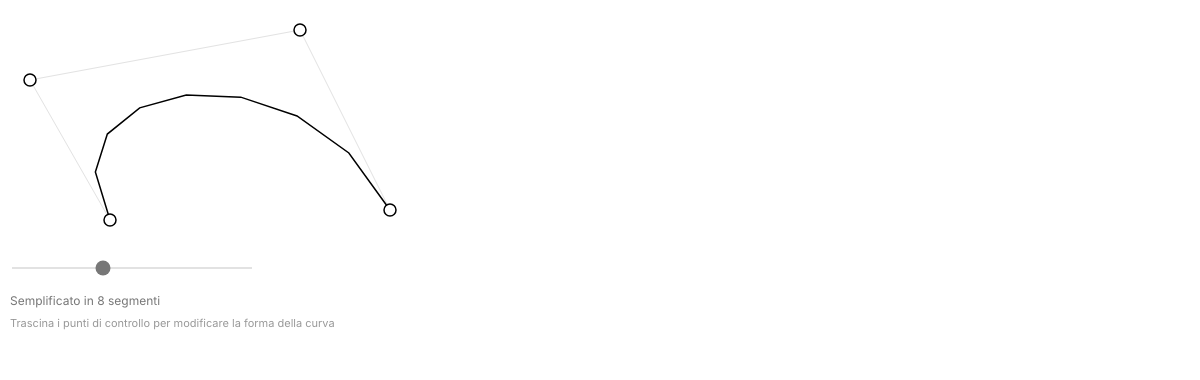
Frame 1 (no input)
Frame 60 (no input): identical to frame 1, image omitted
Frame 120 (the mouse pressed at the canvas centre since frame 60): identical to frame 1, image omitted

The p5.js sketch that drew this single still picture (run headless with seeded random() and noise() and a simulated clock; from frame 60 on, the mouse is pressed at the canvas centre):

// p5.js sketch
// ── sketch.js
// ============================================
// Bezier Curve Flattening
// p5.js version — Stile e layout coordinati
// Testi posizionati sotto al grafico
// ============================================

let points = [];
let selectedPoint = null;

let stepsSlider;
const curveType = "cubic"; // Sottoinsieme nativo impostato su "cubic"

let scaleFactor = 1;
const GRAPHIC_HEIGHT = 250; // Altezza dedicata all'area di disegno della curva

// ============================================
// SETUP
// ============================================

function setup() {
  let canvasWidth = windowWidth;
  scaleFactor = canvasWidth / 1800;
  if (scaleFactor < 0.5) scaleFactor = 0.5;

  // Altezza calibrata a 380 per ospitare i testi sotto allo slider
  createCanvas(canvasWidth, 380);

  // Curva originale ricollocata dentro la safe zone verticale
  if (curveType === "quadratic") {
    points = [
      createVector(70, GRAPHIC_HEIGHT - 30),
      createVector(250, 50),
      createVector(430, GRAPHIC_HEIGHT - 30)
    ];
  } else {
    points = [
      createVector(110, GRAPHIC_HEIGHT - 30),
      createVector(30, 80),
      createVector(300, 30),
      createVector(390, GRAPHIC_HEIGHT - 40)
    ];
  }

  // Slider segmenti (Stile minimale coordinato)
  stepsSlider = createSlider(1, 20, curveType === "quadratic" ? 4 : 8);
  stepsSlider.position(10, GRAPHIC_HEIGHT + 15);
  stepsSlider.style("width", "240px");
  stepsSlider.style("-webkit-appearance", "none");
  stepsSlider.style("appearance", "none");
  stepsSlider.style("height", "2px"); 
  stepsSlider.style("background", "#e2e2e2"); 
  stepsSlider.style("outline", "none");
  stepsSlider.style("accent-color", "#777777"); 

  textFont("Inter", "sans-serif");
}

// ============================================
// TEXT SAFE (Funzione di stile coordinato)
// ============================================

function drawTextSafe(str, x, y, size, isInstruction = false) {
  push();
  noStroke();
  if (isInstruction) {
    fill(153); // Grigio #999999 per indicazioni secondarie
  } else {
    fill(119); // Grigio #777777 per dati e stringhe principali
  }
  textStyle(NORMAL); 
  textAlign(LEFT);   
  textSize(size);
  text(str, x, y);
  pop();
}

// ============================================
// DRAW
// ============================================

function draw() {
  background(255);

  const steps = stepsSlider.value();
  const labelSize = max(12, 13 * scaleFactor);

  // Calcolo delle posizioni verticali del testo sotto allo slider
  const mainTextY = GRAPHIC_HEIGHT + 55;
  const hintTextY = GRAPHIC_HEIGHT + 77;

  // ----------------------------------------
  // skeleton
  // ----------------------------------------
  drawSkeleton();

  // ----------------------------------------
  // flattened polygon
  // ----------------------------------------
  stroke(0);
  strokeWeight(1.5);
  noFill();

  beginShape();
  for (let i = 0; i <= steps; i++) {
    const t = i / steps;

    let p;
    if (curveType === "quadratic") {
      p = getQuadraticPoint(t);
    } else {
      p = getCubicPoint(t);
    }

    vertex(p.x, p.y);
  }
  endShape();

  // ----------------------------------------
  // control points
  // ----------------------------------------
  drawControlPoints();

  // ----------------------------------------
  // Label formatted (SPOSTATI SOTTO AL GRAFICO)
  // ----------------------------------------
  let infoString = `Semplificato in ${steps} segmenti`;
  drawTextSafe(infoString, 10, mainTextY, labelSize, false);

  let hintString = "Trascina i punti di controllo per modificare la forma della curva";
  drawTextSafe(hintString, 10, hintTextY, labelSize - 1, true);
}

// ============================================
// DRAW SKELETON
// ============================================

function drawSkeleton() {
  stroke(226); // Grigio chiaro #e2e2e2 coerente
  strokeWeight(1);
  noFill();

  beginShape();
  for (let p of points) {
    vertex(p.x, p.y);
  }
  endShape();
}

// ============================================
// DRAW CONTROL POINTS
// ============================================

function drawControlPoints() {
  stroke(0);
  strokeWeight(1.5);
  fill(255);

  for (let p of points) {
    circle(p.x, p.y, 12);
  }
}

// ============================================
// QUADRATIC POINT
// ============================================

function getQuadraticPoint(t) {
  const p0 = points[0];
  const p1 = points[1];
  const p2 = points[2];

  const mt = 1 - t;

  const x =
    mt * mt * p0.x +
    2 * mt * t * p1.x +
    t * t * p2.x;

  const y =
    mt * mt * p0.y +
    2 * mt * t * p1.y +
    t * t * p2.y;

  return createVector(x, y);
}

// ============================================
// CUBIC POINT
// ============================================

function getCubicPoint(t) {
  const p0 = points[0];
  const p1 = points[1];
  const p2 = points[2];
  const p3 = points[3];

  const mt = 1 - t;

  const x =
    mt * mt * mt * p0.x +
    3 * mt * mt * t * p1.x +
    3 * mt * t * t * p2.x +
    t * t * t * p3.x;

  const y =
    mt * mt * mt * p0.y +
    3 * mt * mt * t * p1.y +
    3 * mt * t * t * p2.y +
    t * t * t * p3.y;

  return createVector(x, y);
}

// ============================================
// DRAG CONTROL POINTS
// ============================================

function mousePressed() {
  for (let p of points) {
    if (dist(mouseX, mouseY, p.x, p.y) < 12) {
      selectedPoint = p;
      break;
    }
  }
}

function mouseDragged() {
  if (selectedPoint) {
    selectedPoint.x = constrain(mouseX, 10, width - 10);
    selectedPoint.y = constrain(mouseY, 10, GRAPHIC_HEIGHT - 10);
  }
}

function mouseReleased() {
  selectedPoint = null;
}

function windowResized() {
  let canvasWidth = windowWidth;
  scaleFactor = canvasWidth / 1800;
  if (scaleFactor < 0.5) scaleFactor = 0.5;

  resizeCanvas(canvasWidth, 380);
}
